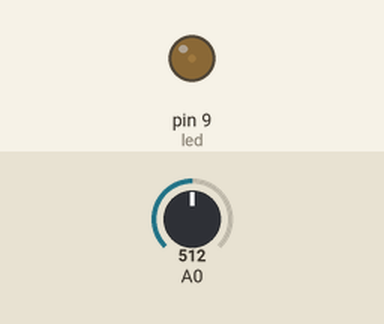
Recording of a sketch running on a simulated Arduino Uno, built with avr-gcc and run on an emulated ATmega328P. On the bench: output pins drawn as LEDs (lit = HIGH). The test bench sets the inputs (shaded band); at power-on: A0 = 512.

Above: at 0.05 s.
At 0.3 s:
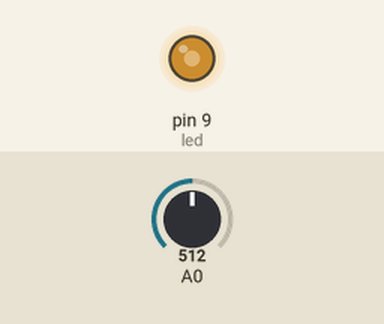
At 0.45 s:
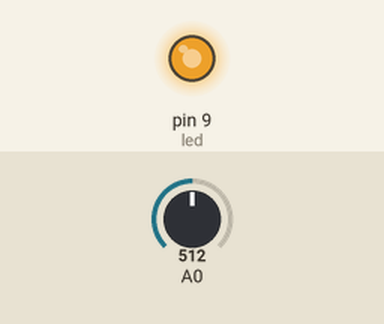
At 0.9 s:
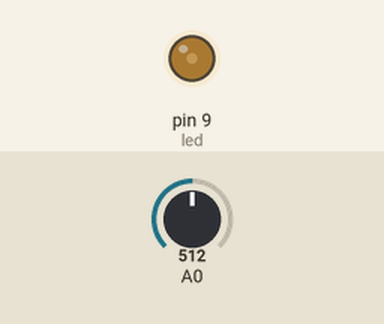
Timing chart, 0 to 3.0 s (numbered marks = the images above):
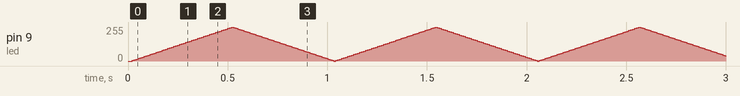

The sketch:

5.ino
```cpp
int led = 9;
float val;

void setup() {
  Serial.begin(9600);
  pinMode(led, OUTPUT);
}

void loop() {
  val = analogRead(A0);
  for (int i = 0; i < 255; i = i + 5) {
    delay(10);
    analogWrite(led, i);
  }
  for (int i = 255; i > 0; i = i - 5) {
    delay(10);
    analogWrite(led, i);
  }
}
```
